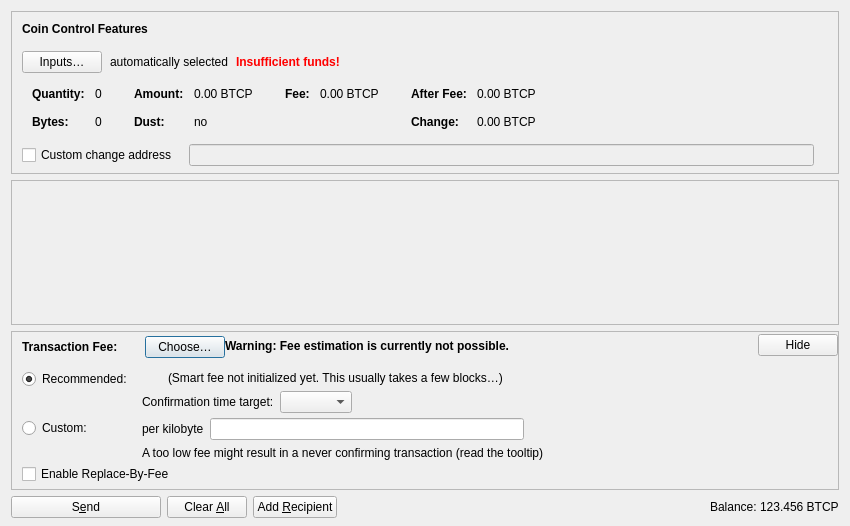
<?xml version="1.0" encoding="UTF-8"?>
<ui version="4.0">
 <class>SendCoinsDialog</class>
 <widget class="QDialog" name="SendCoinsDialog">
  <property name="geometry">
   <rect>
    <x>0</x>
    <y>0</y>
    <width>850</width>
    <height>526</height>
   </rect>
  </property>
  <property name="windowTitle">
   <string>Send Coins</string>
  </property>
  <layout class="QVBoxLayout" name="verticalLayout" stretch="0,1,0,0">
   <property name="bottomMargin">
    <number>8</number>
   </property>
   <item>
    <widget class="QFrame" name="frameCoinControl">
     <property name="sizePolicy">
      <sizepolicy hsizetype="Expanding" vsizetype="Expanding">
       <horstretch>0</horstretch>
       <verstretch>0</verstretch>
      </sizepolicy>
     </property>
     <property name="maximumSize">
      <size>
       <width>16777215</width>
       <height>16777215</height>
      </size>
     </property>
     <property name="frameShape">
      <enum>QFrame::StyledPanel</enum>
     </property>
     <property name="frameShadow">
      <enum>QFrame::Sunken</enum>
     </property>
     <layout class="QVBoxLayout" name="verticalLayoutCoinControl2">
      <property name="spacing">
       <number>0</number>
      </property>
      <property name="leftMargin">
       <number>0</number>
      </property>
      <property name="topMargin">
       <number>0</number>
      </property>
      <property name="rightMargin">
       <number>0</number>
      </property>
      <property name="bottomMargin">
       <number>6</number>
      </property>
      <item>
       <layout class="QVBoxLayout" name="verticalLayoutCoinControl" stretch="0,0,0,0,1">
        <property name="spacing">
         <number>0</number>
        </property>
        <property name="leftMargin">
         <number>10</number>
        </property>
        <property name="topMargin">
         <number>10</number>
        </property>
        <item>
         <layout class="QHBoxLayout" name="horizontalLayoutCoinControl1">
          <property name="bottomMargin">
           <number>15</number>
          </property>
          <item>
           <widget class="QLabel" name="labelCoinControlFeatures">
            <property name="sizePolicy">
             <sizepolicy hsizetype="Preferred" vsizetype="Maximum">
              <horstretch>0</horstretch>
              <verstretch>0</verstretch>
             </sizepolicy>
            </property>
            <property name="font">
             <font>
              <weight>75</weight>
              <bold>true</bold>
             </font>
            </property>
            <property name="styleSheet">
             <string notr="true">font-weight:bold;</string>
            </property>
            <property name="text">
             <string>Coin Control Features</string>
            </property>
           </widget>
          </item>
         </layout>
        </item>
        <item>
         <layout class="QHBoxLayout" name="horizontalLayoutCoinControl2" stretch="0,0,0,0">
          <property name="spacing">
           <number>8</number>
          </property>
          <property name="bottomMargin">
           <number>10</number>
          </property>
          <item>
           <widget class="QPushButton" name="pushButtonCoinControl">
            <property name="styleSheet">
             <string notr="true"/>
            </property>
            <property name="text">
             <string>Inputs…</string>
            </property>
            <property name="autoDefault">
             <bool>false</bool>
            </property>
           </widget>
          </item>
          <item>
           <widget class="QLabel" name="labelCoinControlAutomaticallySelected">
            <property name="text">
             <string>automatically selected</string>
            </property>
            <property name="margin">
             <number>5</number>
            </property>
           </widget>
          </item>
          <item>
           <widget class="QLabel" name="labelCoinControlInsuffFunds">
            <property name="font">
             <font>
              <weight>75</weight>
              <bold>true</bold>
             </font>
            </property>
            <property name="styleSheet">
             <string notr="true">color:red;font-weight:bold;</string>
            </property>
            <property name="text">
             <string>Insufficient funds!</string>
            </property>
            <property name="margin">
             <number>5</number>
            </property>
           </widget>
          </item>
          <item>
           <spacer name="horizontalSpacerCoinControl">
            <property name="orientation">
             <enum>Qt::Horizontal</enum>
            </property>
            <property name="sizeHint" stdset="0">
             <size>
              <width>40</width>
              <height>1</height>
             </size>
            </property>
           </spacer>
          </item>
         </layout>
        </item>
        <item>
         <widget class="QWidget" name="widgetCoinControl" native="true">
          <property name="sizePolicy">
           <sizepolicy hsizetype="Preferred" vsizetype="Preferred">
            <horstretch>0</horstretch>
            <verstretch>0</verstretch>
           </sizepolicy>
          </property>
          <property name="minimumSize">
           <size>
            <width>0</width>
            <height>0</height>
           </size>
          </property>
          <property name="styleSheet">
           <string notr="true"/>
          </property>
          <layout class="QHBoxLayout" name="horizontalLayoutCoinControl5">
           <property name="leftMargin">
            <number>0</number>
           </property>
           <property name="topMargin">
            <number>0</number>
           </property>
           <property name="rightMargin">
            <number>0</number>
           </property>
           <property name="bottomMargin">
            <number>0</number>
           </property>
           <item>
            <layout class="QHBoxLayout" name="horizontalLayoutCoinControl3" stretch="0,0,0,1">
             <property name="spacing">
              <number>20</number>
             </property>
             <property name="topMargin">
              <number>0</number>
             </property>
             <property name="bottomMargin">
              <number>10</number>
             </property>
             <item>
              <layout class="QFormLayout" name="formLayoutCoinControl1">
               <property name="horizontalSpacing">
                <number>10</number>
               </property>
               <property name="verticalSpacing">
                <number>14</number>
               </property>
               <property name="leftMargin">
                <number>10</number>
               </property>
               <property name="topMargin">
                <number>4</number>
               </property>
               <property name="rightMargin">
                <number>6</number>
               </property>
               <item row="0" column="0">
                <widget class="QLabel" name="labelCoinControlQuantityText">
                 <property name="font">
                  <font>
                   <weight>75</weight>
                   <bold>true</bold>
                  </font>
                 </property>
                 <property name="text">
                  <string>Quantity:</string>
                 </property>
                 <property name="margin">
                  <number>0</number>
                 </property>
                </widget>
               </item>
               <item row="0" column="1">
                <widget class="QLabel" name="labelCoinControlQuantity">
                 <property name="cursor">
                  <cursorShape>IBeamCursor</cursorShape>
                 </property>
                 <property name="contextMenuPolicy">
                  <enum>Qt::ActionsContextMenu</enum>
                 </property>
                 <property name="text">
                  <string notr="true">0</string>
                 </property>
                 <property name="margin">
                  <number>0</number>
                 </property>
                 <property name="textInteractionFlags">
                  <set>Qt::LinksAccessibleByMouse|Qt::TextSelectableByKeyboard|Qt::TextSelectableByMouse</set>
                 </property>
                </widget>
               </item>
               <item row="1" column="0">
                <widget class="QLabel" name="labelCoinControlBytesText">
                 <property name="font">
                  <font>
                   <weight>75</weight>
                   <bold>true</bold>
                  </font>
                 </property>
                 <property name="text">
                  <string>Bytes:</string>
                 </property>
                </widget>
               </item>
               <item row="1" column="1">
                <widget class="QLabel" name="labelCoinControlBytes">
                 <property name="cursor">
                  <cursorShape>IBeamCursor</cursorShape>
                 </property>
                 <property name="contextMenuPolicy">
                  <enum>Qt::ActionsContextMenu</enum>
                 </property>
                 <property name="text">
                  <string notr="true">0</string>
                 </property>
                 <property name="textInteractionFlags">
                  <set>Qt::LinksAccessibleByMouse|Qt::TextSelectableByKeyboard|Qt::TextSelectableByMouse</set>
                 </property>
                </widget>
               </item>
              </layout>
             </item>
             <item>
              <layout class="QFormLayout" name="formLayoutCoinControl2">
               <property name="horizontalSpacing">
                <number>10</number>
               </property>
               <property name="verticalSpacing">
                <number>14</number>
               </property>
               <property name="leftMargin">
                <number>6</number>
               </property>
               <property name="topMargin">
                <number>4</number>
               </property>
               <property name="rightMargin">
                <number>6</number>
               </property>
               <item row="0" column="0">
                <widget class="QLabel" name="labelCoinControlAmountText">
                 <property name="font">
                  <font>
                   <weight>75</weight>
                   <bold>true</bold>
                  </font>
                 </property>
                 <property name="text">
                  <string>Amount:</string>
                 </property>
                 <property name="margin">
                  <number>0</number>
                 </property>
                </widget>
               </item>
               <item row="0" column="1">
                <widget class="QLabel" name="labelCoinControlAmount">
                 <property name="cursor">
                  <cursorShape>IBeamCursor</cursorShape>
                 </property>
                 <property name="contextMenuPolicy">
                  <enum>Qt::ActionsContextMenu</enum>
                 </property>
                 <property name="text">
                  <string notr="true">0.00 BTCP</string>
                 </property>
                 <property name="textInteractionFlags">
                  <set>Qt::LinksAccessibleByMouse|Qt::TextSelectableByKeyboard|Qt::TextSelectableByMouse</set>
                 </property>
                </widget>
               </item>
               <item row="1" column="0">
                <widget class="QLabel" name="labelCoinControlLowOutputText">
                 <property name="font">
                  <font>
                   <weight>75</weight>
                   <bold>true</bold>
                  </font>
                 </property>
                 <property name="text">
                  <string>Dust:</string>
                 </property>
                </widget>
               </item>
               <item row="1" column="1">
                <widget class="QLabel" name="labelCoinControlLowOutput">
                 <property name="cursor">
                  <cursorShape>IBeamCursor</cursorShape>
                 </property>
                 <property name="contextMenuPolicy">
                  <enum>Qt::ActionsContextMenu</enum>
                 </property>
                 <property name="text">
                  <string notr="true">no</string>
                 </property>
                 <property name="textInteractionFlags">
                  <set>Qt::LinksAccessibleByMouse|Qt::TextSelectableByKeyboard|Qt::TextSelectableByMouse</set>
                 </property>
                </widget>
               </item>
              </layout>
             </item>
             <item>
              <layout class="QFormLayout" name="formLayoutCoinControl3">
               <property name="horizontalSpacing">
                <number>10</number>
               </property>
               <property name="verticalSpacing">
                <number>14</number>
               </property>
               <property name="leftMargin">
                <number>6</number>
               </property>
               <property name="topMargin">
                <number>4</number>
               </property>
               <property name="rightMargin">
                <number>6</number>
               </property>
               <item row="0" column="0">
                <widget class="QLabel" name="labelCoinControlFeeText">
                 <property name="font">
                  <font>
                   <weight>75</weight>
                   <bold>true</bold>
                  </font>
                 </property>
                 <property name="text">
                  <string>Fee:</string>
                 </property>
                 <property name="margin">
                  <number>0</number>
                 </property>
                </widget>
               </item>
               <item row="0" column="1">
                <widget class="QLabel" name="labelCoinControlFee">
                 <property name="cursor">
                  <cursorShape>IBeamCursor</cursorShape>
                 </property>
                 <property name="contextMenuPolicy">
                  <enum>Qt::ActionsContextMenu</enum>
                 </property>
                 <property name="text">
                  <string notr="true">0.00 BTCP</string>
                 </property>
                 <property name="textInteractionFlags">
                  <set>Qt::LinksAccessibleByMouse|Qt::TextSelectableByKeyboard|Qt::TextSelectableByMouse</set>
                 </property>
                </widget>
               </item>
              </layout>
             </item>
             <item>
              <layout class="QFormLayout" name="formLayoutCoinControl4">
               <property name="horizontalSpacing">
                <number>10</number>
               </property>
               <property name="verticalSpacing">
                <number>14</number>
               </property>
               <property name="leftMargin">
                <number>6</number>
               </property>
               <property name="topMargin">
                <number>4</number>
               </property>
               <property name="rightMargin">
                <number>6</number>
               </property>
               <item row="0" column="0">
                <widget class="QLabel" name="labelCoinControlAfterFeeText">
                 <property name="font">
                  <font>
                   <weight>75</weight>
                   <bold>true</bold>
                  </font>
                 </property>
                 <property name="text">
                  <string>After Fee:</string>
                 </property>
                 <property name="margin">
                  <number>0</number>
                 </property>
                </widget>
               </item>
               <item row="0" column="1">
                <widget class="QLabel" name="labelCoinControlAfterFee">
                 <property name="cursor">
                  <cursorShape>IBeamCursor</cursorShape>
                 </property>
                 <property name="contextMenuPolicy">
                  <enum>Qt::ActionsContextMenu</enum>
                 </property>
                 <property name="text">
                  <string notr="true">0.00 BTCP</string>
                 </property>
                 <property name="textInteractionFlags">
                  <set>Qt::LinksAccessibleByMouse|Qt::TextSelectableByKeyboard|Qt::TextSelectableByMouse</set>
                 </property>
                </widget>
               </item>
               <item row="1" column="0">
                <widget class="QLabel" name="labelCoinControlChangeText">
                 <property name="font">
                  <font>
                   <weight>75</weight>
                   <bold>true</bold>
                  </font>
                 </property>
                 <property name="text">
                  <string>Change:</string>
                 </property>
                </widget>
               </item>
               <item row="1" column="1">
                <widget class="QLabel" name="labelCoinControlChange">
                 <property name="cursor">
                  <cursorShape>IBeamCursor</cursorShape>
                 </property>
                 <property name="contextMenuPolicy">
                  <enum>Qt::ActionsContextMenu</enum>
                 </property>
                 <property name="text">
                  <string notr="true">0.00 BTCP</string>
                 </property>
                 <property name="textInteractionFlags">
                  <set>Qt::LinksAccessibleByMouse|Qt::TextSelectableByKeyboard|Qt::TextSelectableByMouse</set>
                 </property>
                </widget>
               </item>
              </layout>
             </item>
            </layout>
           </item>
          </layout>
         </widget>
        </item>
        <item>
         <layout class="QHBoxLayout" name="horizontalLayoutCoinControl4" stretch="0,0,0">
          <property name="spacing">
           <number>12</number>
          </property>
          <property name="sizeConstraint">
           <enum>QLayout::SetDefaultConstraint</enum>
          </property>
          <property name="topMargin">
           <number>5</number>
          </property>
          <property name="rightMargin">
           <number>5</number>
          </property>
          <item>
           <widget class="QCheckBox" name="checkBoxCoinControlChange">
            <property name="toolTip">
             <string>If this is activated, but the change address is empty or invalid, change will be sent to a newly generated address.</string>
            </property>
            <property name="text">
             <string>Custom change address</string>
            </property>
           </widget>
          </item>
          <item>
           <widget class="QValidatedLineEdit" name="lineEditCoinControlChange">
            <property name="enabled">
             <bool>false</bool>
            </property>
            <property name="sizePolicy">
             <sizepolicy hsizetype="Expanding" vsizetype="Fixed">
              <horstretch>0</horstretch>
              <verstretch>0</verstretch>
             </sizepolicy>
            </property>
           </widget>
          </item>
          <item>
           <widget class="QLabel" name="labelCoinControlChangeLabel">
            <property name="sizePolicy">
             <sizepolicy hsizetype="Preferred" vsizetype="Expanding">
              <horstretch>0</horstretch>
              <verstretch>0</verstretch>
             </sizepolicy>
            </property>
            <property name="minimumSize">
             <size>
              <width>0</width>
              <height>0</height>
             </size>
            </property>
            <property name="text">
             <string/>
            </property>
            <property name="margin">
             <number>3</number>
            </property>
           </widget>
          </item>
         </layout>
        </item>
        <item>
         <spacer name="verticalSpacerCoinControl">
          <property name="orientation">
           <enum>Qt::Vertical</enum>
          </property>
          <property name="sizeHint" stdset="0">
           <size>
            <width>800</width>
            <height>1</height>
           </size>
          </property>
         </spacer>
        </item>
       </layout>
      </item>
     </layout>
    </widget>
   </item>
   <item>
    <widget class="QScrollArea" name="scrollArea">
     <property name="widgetResizable">
      <bool>true</bool>
     </property>
     <widget class="QWidget" name="scrollAreaWidgetContents">
      <property name="geometry">
       <rect>
        <x>0</x>
        <y>0</y>
        <width>830</width>
        <height>104</height>
       </rect>
      </property>
      <layout class="QVBoxLayout" name="verticalLayout_2" stretch="0,1">
       <property name="leftMargin">
        <number>0</number>
       </property>
       <property name="topMargin">
        <number>0</number>
       </property>
       <property name="rightMargin">
        <number>0</number>
       </property>
       <property name="bottomMargin">
        <number>0</number>
       </property>
       <item>
        <layout class="QVBoxLayout" name="entries">
         <property name="spacing">
          <number>6</number>
         </property>
        </layout>
       </item>
       <item>
        <spacer name="verticalSpacer">
         <property name="orientation">
          <enum>Qt::Vertical</enum>
         </property>
         <property name="sizeHint" stdset="0">
          <size>
           <width>20</width>
           <height>40</height>
          </size>
         </property>
        </spacer>
       </item>
      </layout>
     </widget>
    </widget>
   </item>
   <item>
    <widget class="QFrame" name="frameFee">
     <property name="sizePolicy">
      <sizepolicy hsizetype="Expanding" vsizetype="Expanding">
       <horstretch>0</horstretch>
       <verstretch>0</verstretch>
      </sizepolicy>
     </property>
     <property name="maximumSize">
      <size>
       <width>16777215</width>
       <height>16777215</height>
      </size>
     </property>
     <property name="frameShape">
      <enum>QFrame::StyledPanel</enum>
     </property>
     <property name="frameShadow">
      <enum>QFrame::Sunken</enum>
     </property>
     <layout class="QVBoxLayout" name="verticalLayoutFee1">
      <property name="spacing">
       <number>0</number>
      </property>
      <property name="leftMargin">
       <number>0</number>
      </property>
      <property name="topMargin">
       <number>0</number>
      </property>
      <property name="rightMargin">
       <number>0</number>
      </property>
      <property name="bottomMargin">
       <number>0</number>
      </property>
      <item>
       <layout class="QVBoxLayout" name="verticalLayoutFee2" stretch="0,0,0">
        <property name="spacing">
         <number>0</number>
        </property>
        <property name="leftMargin">
         <number>10</number>
        </property>
        <property name="topMargin">
         <number>0</number>
        </property>
        <item>
         <layout class="QHBoxLayout" name="horizontalLayoutFee1">
          <property name="bottomMargin">
           <number>0</number>
          </property>
          <item>
           <layout class="QVBoxLayout" name="verticalLayoutFee7">
            <property name="spacing">
             <number>0</number>
            </property>
            <item>
             <spacer name="verticalSpacerSmartFee">
              <property name="orientation">
               <enum>Qt::Vertical</enum>
              </property>
              <property name="sizeType">
               <enum>QSizePolicy::Fixed</enum>
              </property>
              <property name="sizeHint" stdset="0">
               <size>
                <width>1</width>
                <height>4</height>
               </size>
              </property>
             </spacer>
            </item>
            <item>
             <layout class="QHBoxLayout" name="horizontalLayoutSmartFee">
              <property name="spacing">
               <number>10</number>
              </property>
              <item>
               <widget class="QLabel" name="labelFeeHeadline">
                <property name="sizePolicy">
                 <sizepolicy hsizetype="Preferred" vsizetype="Maximum">
                  <horstretch>0</horstretch>
                  <verstretch>0</verstretch>
                 </sizepolicy>
                </property>
                <property name="font">
                 <font>
                  <weight>75</weight>
                  <bold>true</bold>
                 </font>
                </property>
                <property name="styleSheet">
                 <string notr="true">font-weight:bold;</string>
                </property>
                <property name="text">
                 <string>Transaction Fee:</string>
                </property>
               </widget>
              </item>
              <item>
               <widget class="QLabel" name="labelFeeMinimized">
                <property name="text">
                 <string/>
                </property>
               </widget>
              </item>
              <item>
               <widget class="QPushButton" name="buttonChooseFee">
                <property name="text">
                 <string>Choose…</string>
                </property>
               </widget>
              </item>
             </layout>
            </item>
            <item>
             <spacer name="verticalSpacer_5">
              <property name="orientation">
               <enum>Qt::Vertical</enum>
              </property>
              <property name="sizeHint" stdset="0">
               <size>
                <width>1</width>
                <height>1</height>
               </size>
              </property>
             </spacer>
            </item>
           </layout>
          </item>
          <item>
           <widget class="QLabel" name="fallbackFeeWarningLabel">
            <property name="toolTip">
             <string>Using the fallbackfee can result in sending a transaction that will take several hours or days (or never) to confirm. Consider choosing your fee manually or wait until you have validated the complete chain.</string>
            </property>
            <property name="font">
            <font>
                <weight>75</weight>
                <bold>true</bold>
            </font>
            </property>
            <property name="text">
             <string>Warning: Fee estimation is currently not possible.</string>
            </property>
            <property name="wordWrap">
             <bool>false</bool>
            </property>
           </widget>
          </item>
          <item>
           <spacer name="horizontalSpacer_4">
            <property name="orientation">
             <enum>Qt::Horizontal</enum>
            </property>
            <property name="sizeType">
             <enum>QSizePolicy::MinimumExpanding</enum>
            </property>
            <property name="sizeHint" stdset="0">
             <size>
              <width>40</width>
              <height>20</height>
             </size>
            </property>
           </spacer>
          </item>
          <item>
           <widget class="QPushButton" name="buttonMinimizeFee">
            <property name="toolTip">
             <string>Hide transaction fee settings</string>
            </property>
            <property name="text">
             <string>Hide</string>
            </property>
           </widget>
          </item>
         </layout>
        </item>
        <item>
         <widget class="QFrame" name="frameFeeSelection">
          <layout class="QVBoxLayout" name="verticalLayoutFee12">
           <property name="spacing">
            <number>0</number>
           </property>
           <property name="leftMargin">
            <number>0</number>
           </property>
           <property name="topMargin">
            <number>0</number>
           </property>
           <property name="rightMargin">
            <number>0</number>
           </property>
           <property name="bottomMargin">
            <number>0</number>
           </property>
           <item>
            <layout class="QGridLayout" name="gridLayoutFee">
             <property name="topMargin">
              <number>10</number>
             </property>
             <property name="bottomMargin">
              <number>4</number>
             </property>
             <property name="horizontalSpacing">
              <number>10</number>
             </property>
             <property name="verticalSpacing">
              <number>4</number>
             </property>
             <item row="1" column="1">
              <layout class="QVBoxLayout" name="verticalLayoutFee8">
               <property name="spacing">
                <number>6</number>
               </property>
               <item>
                <layout class="QHBoxLayout" name="horizontalLayoutFee13">
                 <item>
                  <widget class="QLabel" name="labelCustomPerKilobyte">
                   <property name="toolTip">
                    <string>Specify a custom fee per kB (1,000 bytes) of the transaction's virtual size.

Note:  Since the fee is calculated on a per-byte basis, a fee rate of "100 satoshis per kvB" for a transaction size of 500 virtual bytes (half of 1 kvB) would ultimately yield a fee of only 50 satoshis.</string>
                   </property>
                   <property name="text">
                    <string>per kilobyte</string>
                   </property>
                  </widget>
                 </item>
                 <item>
                  <widget class="BitcoinPurpleAmountField" name="customFee"/>
                 </item>
                 <item>
                  <spacer name="horizontalSpacer_6">
                   <property name="orientation">
                    <enum>Qt::Horizontal</enum>
                   </property>
                   <property name="sizeHint" stdset="0">
                    <size>
                     <width>1</width>
                     <height>1</height>
                    </size>
                   </property>
                  </spacer>
                 </item>
                </layout>
               </item>
               <item>
                <layout class="QHBoxLayout" name="horizontalLayoutFee8">
                 <item>
                  <widget class="QLabel" name="labelCustomFeeWarning">
                   <property name="enabled">
                    <bool>true</bool>
                   </property>
                   <property name="toolTip">
                    <string>When there is less transaction volume than space in the blocks, miners as well as relaying nodes may enforce a minimum fee. Paying only this minimum fee is just fine, but be aware that this can result in a never confirming transaction once there is more demand for bitcoinpurple transactions than the network can process.</string>
                   </property>
                   <property name="text">
                    <string>A too low fee might result in a never confirming transaction (read the tooltip)</string>
                   </property>
                  </widget>
                 </item>
                 <item>
                  <spacer name="horizontalSpacer_2">
                   <property name="orientation">
                    <enum>Qt::Horizontal</enum>
                   </property>
                   <property name="sizeHint" stdset="0">
                    <size>
                     <width>1</width>
                     <height>1</height>
                    </size>
                   </property>
                  </spacer>
                 </item>
                </layout>
               </item>
              </layout>
             </item>
             <item row="0" column="0">
              <layout class="QVBoxLayout" name="verticalLayoutFee4" stretch="0,1">
               <item>
                <widget class="QRadioButton" name="radioSmartFee">
                 <property name="text">
                  <string>Recommended:</string>
                 </property>
                 <property name="checked">
                  <bool>true</bool>
                 </property>
                 <attribute name="buttonGroup">
                  <string notr="true">groupFee</string>
                 </attribute>
                </widget>
               </item>
               <item>
                <spacer name="verticalSpacer_2">
                 <property name="orientation">
                  <enum>Qt::Vertical</enum>
                 </property>
                 <property name="sizeHint" stdset="0">
                  <size>
                   <width>1</width>
                   <height>1</height>
                  </size>
                 </property>
                </spacer>
               </item>
              </layout>
             </item>
             <item row="1" column="0">
              <layout class="QVBoxLayout" name="verticalLayoutFee9" stretch="0,1">
               <item>
                <widget class="QRadioButton" name="radioCustomFee">
                 <property name="text">
                  <string>Custom:</string>
                 </property>
                 <attribute name="buttonGroup">
                  <string notr="true">groupFee</string>
                 </attribute>
                </widget>
               </item>
               <item>
                <spacer name="verticalSpacer_6">
                 <property name="orientation">
                  <enum>Qt::Vertical</enum>
                 </property>
                 <property name="sizeHint" stdset="0">
                  <size>
                   <width>1</width>
                   <height>1</height>
                  </size>
                 </property>
                </spacer>
               </item>
              </layout>
             </item>
             <item row="0" column="1">
              <layout class="QVBoxLayout" name="verticalLayoutFee3" stretch="0,0,1">
               <property name="spacing">
                <number>6</number>
               </property>
               <property name="topMargin">
                <number>2</number>
               </property>
               <item>
                <layout class="QHBoxLayout" name="horizontalLayoutFee12">
                 <item>
                  <widget class="QLabel" name="labelSmartFee">
                   <property name="text">
                    <string/>
                   </property>
                  </widget>
                 </item>
                 <item>
                  <widget class="QLabel" name="labelFeeEstimation">
                   <property name="text">
                    <string/>
                   </property>
                  </widget>
                 </item>
                 <item>
                  <widget class="QLabel" name="labelSmartFee2">
                   <property name="text">
                    <string>(Smart fee not initialized yet. This usually takes a few blocks…)</string>
                   </property>
                  </widget>
                 </item>
                 <item>
                  <spacer name="horizontalSpacer_5">
                   <property name="orientation">
                    <enum>Qt::Horizontal</enum>
                   </property>
                   <property name="sizeHint" stdset="0">
                    <size>
                     <width>1</width>
                     <height>1</height>
                    </size>
                   </property>
                  </spacer>
                 </item>
                </layout>
               </item>
               <item>
                <layout class="QHBoxLayout" name="horizontalLayoutFee9">
                 <item>
                  <layout class="QVBoxLayout" name="verticalLayoutFee6">
                   <item>
                    <widget class="QLabel" name="labelSmartFee3">
                     <property name="text">
                      <string>Confirmation time target:</string>
                     </property>
                    </widget>
                   </item>
                  </layout>
                 </item>
                 <item>
                  <layout class="QVBoxLayout" name="verticalLayoutFee5">
                   <property name="rightMargin">
                    <number>30</number>
                   </property>
                   <item>
                    <layout class="QHBoxLayout" name="horizontalLayoutConfTarget">
                     <property name="bottomMargin">
                      <number>0</number>
                     </property>
                     <item>
                      <widget class="QComboBox" name="confTargetSelector"/>
                     </item>
                     <item>
                      <spacer name="horizontalSpacerConfTarget">
                       <property name="orientation">
                        <enum>Qt::Horizontal</enum>
                       </property>
                       <property name="sizeHint" stdset="0">
                        <size>
                         <width>40</width>
                         <height>20</height>
                        </size>
                       </property>
                      </spacer>
                     </item>
                    </layout>
                   </item>
                  </layout>
                 </item>
                </layout>
               </item>
               <item>
                <spacer name="verticalSpacer_4">
                 <property name="orientation">
                  <enum>Qt::Vertical</enum>
                 </property>
                 <property name="sizeHint" stdset="0">
                  <size>
                   <width>1</width>
                   <height>1</height>
                  </size>
                 </property>
                </spacer>
               </item>
              </layout>
             </item>
            </layout>
           </item>
           <item>
            <widget class="QCheckBox" name="optInRBF">
             <property name="text">
              <string>Enable Replace-By-Fee</string>
             </property>
             <property name="toolTip">
              <string>With Replace-By-Fee (BIP-125) you can increase a transaction's fee after it is sent. Without this, a higher fee may be recommended to compensate for increased transaction delay risk.</string>
             </property>
            </widget>
           </item>
          </layout>
         </widget>
        </item>
        <item>
         <spacer name="verticalSpacerFee">
          <property name="orientation">
           <enum>Qt::Vertical</enum>
          </property>
          <property name="sizeHint" stdset="0">
           <size>
            <width>40</width>
            <height>5</height>
           </size>
          </property>
         </spacer>
        </item>
       </layout>
      </item>
     </layout>
    </widget>
   </item>
   <item>
    <layout class="QHBoxLayout" name="horizontalLayout">
     <item>
      <widget class="QPushButton" name="sendButton">
       <property name="minimumSize">
        <size>
         <width>150</width>
         <height>0</height>
        </size>
       </property>
       <property name="toolTip">
        <string>Confirm the send action</string>
       </property>
       <property name="text">
        <string>S&amp;end</string>
       </property>
       <property name="icon">
        <iconset resource="../bitcoinpurple.qrc">
         <normaloff>:/icons/send</normaloff>:/icons/send</iconset>
       </property>
       <property name="autoDefault">
        <bool>false</bool>
       </property>
       <property name="default">
        <bool>false</bool>
       </property>
      </widget>
     </item>
     <item>
      <widget class="QPushButton" name="clearButton">
       <property name="sizePolicy">
        <sizepolicy hsizetype="Minimum" vsizetype="Fixed">
         <horstretch>0</horstretch>
         <verstretch>0</verstretch>
        </sizepolicy>
       </property>
       <property name="toolTip">
        <string>Clear all fields of the form.</string>
       </property>
       <property name="text">
        <string>Clear &amp;All</string>
       </property>
       <property name="icon">
        <iconset resource="../bitcoinpurple.qrc">
         <normaloff>:/icons/remove</normaloff>:/icons/remove</iconset>
       </property>
       <property name="autoDefault">
        <bool>false</bool>
       </property>
      </widget>
     </item>
     <item>
      <widget class="QPushButton" name="addButton">
       <property name="toolTip">
        <string>Send to multiple recipients at once</string>
       </property>
       <property name="text">
        <string>Add &amp;Recipient</string>
       </property>
       <property name="icon">
        <iconset resource="../bitcoinpurple.qrc">
         <normaloff>:/icons/add</normaloff>:/icons/add</iconset>
       </property>
       <property name="autoDefault">
        <bool>false</bool>
       </property>
      </widget>
     </item>
     <item>
      <spacer name="horizontalSpacer">
       <property name="orientation">
        <enum>Qt::Horizontal</enum>
       </property>
       <property name="sizeHint" stdset="0">
        <size>
         <width>40</width>
         <height>20</height>
        </size>
       </property>
      </spacer>
     </item>
     <item>
      <layout class="QHBoxLayout" name="horizontalLayout_2">
       <property name="spacing">
        <number>3</number>
       </property>
       <item>
        <widget class="QLabel" name="labelBalanceName">
         <property name="sizePolicy">
          <sizepolicy hsizetype="Preferred" vsizetype="Fixed">
           <horstretch>0</horstretch>
           <verstretch>0</verstretch>
          </sizepolicy>
         </property>
         <property name="text">
          <string>Balance:</string>
         </property>
        </widget>
       </item>
       <item>
        <widget class="QLabel" name="labelBalance">
         <property name="sizePolicy">
          <sizepolicy hsizetype="Preferred" vsizetype="Fixed">
           <horstretch>0</horstretch>
           <verstretch>0</verstretch>
          </sizepolicy>
         </property>
         <property name="cursor">
          <cursorShape>IBeamCursor</cursorShape>
         </property>
         <property name="text">
          <string notr="true">123.456 BTCP</string>
         </property>
         <property name="textInteractionFlags">
          <set>Qt::LinksAccessibleByMouse|Qt::TextSelectableByKeyboard|Qt::TextSelectableByMouse</set>
         </property>
        </widget>
       </item>
      </layout>
     </item>
    </layout>
   </item>
  </layout>
 </widget>
 <customwidgets>
  <customwidget>
   <class>QValidatedLineEdit</class>
   <extends>QLineEdit</extends>
   <header>qt/qvalidatedlineedit.h</header>
  </customwidget>
  <customwidget>
   <class>BitcoinPurpleAmountField</class>
   <extends>QLineEdit</extends>
   <header>qt/bitcoinpurpleamountfield.h</header>
   <container>1</container>
  </customwidget>
 </customwidgets>
 <resources>
  <include location="../bitcoinpurple.qrc"/>
 </resources>
 <connections/>
 <buttongroups>
  <buttongroup name="groupFee"/>
 </buttongroups>
</ui>
